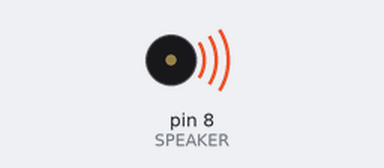
Recording of a sketch running on a simulated Arduino Uno, built with avr-gcc and run on an emulated ATmega328P. Shown: buzzer (waves = sounding).

Above: at 0.07 s.
At 3.52 s:
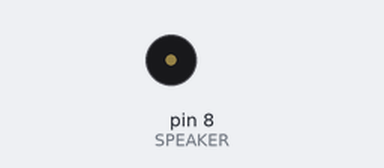
Timing chart, 0 to 8.6 s (numbered marks = the images above):
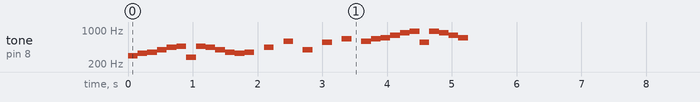

Measured:
- by itself, tone on pin 8 (SPEAKER): plays 293 Hz for 0.15 s, 329 Hz for 0.15 s, 349 Hz for 0.15 s, 391 Hz for 0.15 s, 440 Hz for 0.15 s, 466 Hz for 0.15 s … (290 notes in this stretch)

The sketch:

bach-invention.ino
```cpp
/* -*- Mode: C; tab-width: 4; indent-tabs-mode: nil; c-basic-offset: 4 -*- */

// Part of Bach 2-part invention #4 in D minor
// http://www.8notes.com/scores/2791.asp

/* -*- Mode: C; tab-width: 4; indent-tabs-mode: nil; c-basic-offset: 4 -*- */

/* start at A below middle C */
#define NOTE_Ab 207.652
#define NOTE_A  220.000
#define NOTE_As 233.082
#define NOTE_Bb NOTE_As
#define NOTE_B  246.942
#define NOTE_C  261.626
#define NOTE_Cs 277.183
#define NOTE_Db NOTE_Cs
#define NOTE_D  293.665
#define NOTE_Ds 311.127
#define NOTE_Eb NOTE_Ds
#define NOTE_E  329.628
#define NOTE_F  349.228
#define NOTE_Fs 369.994
#define NOTE_Gb NOTE_Fs
#define NOTE_G  391.995
#define NOTE_Gs 415.305

#define NOTE_REST     0.0
#define NOTE_SUSTAIN -1.0

// what digital pin is the speaker on? (other speaker wire is Gnd.)
uint8_t SPEAKER = 8;

int tempo = 150;

float composition[] = {
    NOTE_D, NOTE_E, NOTE_F, NOTE_G, NOTE_A*2, NOTE_As*2,
    NOTE_Db, NOTE_As*2, NOTE_A*2, NOTE_G, NOTE_F, NOTE_E,
    NOTE_F, NOTE_REST, NOTE_A*2, NOTE_REST, NOTE_D*2, NOTE_REST,
    NOTE_G, NOTE_REST, NOTE_Cs*2, NOTE_REST, NOTE_E*2, NOTE_REST,

    NOTE_D*2, NOTE_E*2, NOTE_F*2, NOTE_G*2, NOTE_A*4, NOTE_As*4,
    NOTE_Db*2, NOTE_As*4, NOTE_A*4, NOTE_G*2, NOTE_F*2, NOTE_E*2,
};

void setup()
{
    pinMode(SPEAKER, OUTPUT);
}

unsigned int i = 0;

void loop()
{
    unsigned long note = composition[i++];
    if (i >= (sizeof composition / sizeof *composition)) {
        noTone(SPEAKER);
        delay(8000);
        i = 0;
        return;
    }
    if (note == NOTE_REST)
        noTone(SPEAKER);
    else if (note == NOTE_SUSTAIN)
        ;      // Don't do anything, just let the current tone continue
    else
        tone(SPEAKER, note);
    // If we want space between the notes, pass tempo as a third arg
    // to tone(), then do noTone() afterward.

    delay(tempo);
}
```
